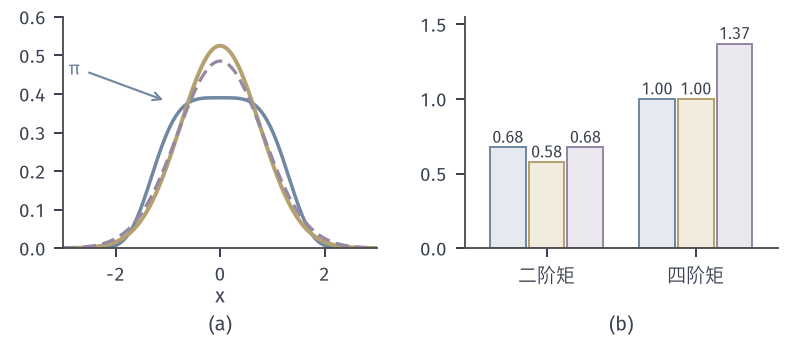

The script that drew this image:
from pathlib import Path
import sys
HERE = Path(__file__).resolve().parent
sys.path.insert(0, str(HERE.parent/'dapx-common'))
from common import *
# Quartic target pi=exp(-x^4/4)/Z: E X^2 = 2 Gamma(3/4)/Gamma(1/4)=0.6760, E X^4 = 1.
# Gaussian fits: D(Q||Pi) -> N(0, 3^{-1/2}) (var 0.5774, E X^4 = 3 var^2 = 1) (yellow);
#                D(Pi||Q) -> N(0, 0.6760) (E X^4 = 1.3709) (purple).
# (a) densities; (b) second and fourth moments of the three distributions.
Z = math.exp(LNZ4)
m2 = 2*math.gamma(.75)/math.gamma(.25)
vr = 3**-0.5
x = np.linspace(-3, 3, 1201)
fig, axs = figure(width_mm=112, height_mm=48, ncols=2)
panel(fig, left=.08, right=.98, top=.95, bottom=.27, wspace=.28)
ax = axs[0]
ax.plot(x, np.exp(-x**4/4)/Z, color=BLUE, lw=1.4)
ax.plot(x, npdf(x, 0, math.sqrt(vr)), color=YELLOW, lw=1.6)
ax.plot(x, npdf(x, 0, math.sqrt(m2)), color=PURPLE, lw=1.3, ls=DASH)
lab(ax, -2.9, .45, r'$\pi$', BLUE); ax.annotate('', xy=(-1.0, .38), xytext=(-2.6, .46), arrowprops=dict(arrowstyle='->', color=BLUE, lw=.85))
ax.set_xlim(-3, 3); ax.set_ylim(0, .6); axlab(ax, '$x$', None)
ax = axs[1]
vals = {'target': (m2, 1.0), 'rev': (vr, 3*vr*vr), 'fwd': (m2, 3*m2*m2)}
xs = np.array([0, 1])
bars(ax, xs, vals['target'], BLUE, BLUE_FILL, width=.24, offset=-.26)
bars(ax, xs, vals['rev'], YELLOW, YELLOW_FILL, width=.24, offset=0)
bars(ax, xs, vals['fwd'], PURPLE, PURPLE_FILL, width=.24, offset=.26)
for i in range(2):
    for off, k, c in ((-.26, 'target', BLUE), (0, 'rev', YELLOW), (.26, 'fwd', PURPLE)):
        v = vals[k][i]; lab(ax, i+off, v+.03, f'{v:.2f}', INK, ha='center', fontsize=6.5)
ax.set_xticks(xs); ax.set_xticklabels(['二阶矩', '四阶矩'])
ax.set_xlim(-.55, 1.55); ax.set_ylim(0, 1.55)
tags(fig, axs)
save(fig, HERE, 'figure', {k: list(v) for k, v in vals.items()})
